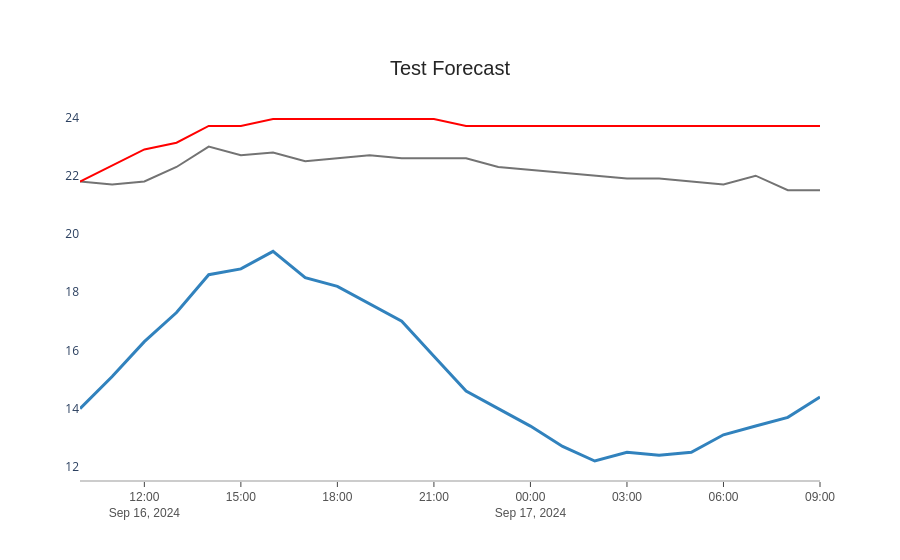

Notebook cell for this chart:
### Code cell
## VISUALIZE THE PREDICTIONS
# Data to numpy array
x_data = test2["ts"].values
y_data2 = test2['Temperature_indoor'].values
y_data = test2["Temperature_API"].values
y_data3 = test2['Indoor_predict'].values

# Define the figure with the data
fig = go.Figure()

fig.add_trace(go.Scatter(x=x_data, y=y_data, mode='lines',
    name='Forecast Temperature',
    line=dict(color= 'rgb(49,130,189)', width=3),
    connectgaps=True))

fig.add_trace(go.Scatter(x=x_data, y=y_data2, mode='lines',
        name='Indoor Temperature (real)',
        line=dict(color= 'rgb(115,115,115)', width=2),
        connectgaps=True))

fig.add_trace(go.Scatter(x=x_data, y=y_data3, mode='lines',
        name='Indoor Temperature (prediction)',
        line=dict(color= 'rgb(255, 0, 0)', width=2),
        connectgaps=True))

# Define general layout
fig.update_layout(
    xaxis=dict(showline=True, showgrid=False, showticklabels=True, linecolor='rgb(204, 204, 204)', linewidth=2, ticks='outside', tickfont=dict(family='Arial', size=12, color='rgb(82, 82, 82)')),
    yaxis=dict(showgrid=False, zeroline=False, showline=False, showticklabels=True),
    autosize=True,
    showlegend=False,
    plot_bgcolor='white')

# Add and define title and other annotations
annotations = []
# Title
annotations.append(dict(xref='paper', yref='paper', x=0.5, y=1.05,xanchor='center', yanchor='bottom', text='Test Forecast', font=dict(family='Arial',size=20, color='rgb(37,37,37)'), showarrow=False))
# Source
fig.update_layout(annotations=annotations)

### Figure 1 — Plotly figure (JSON) as saved in the notebook; plotly's stock layout.template omitted (floating-point values rounded to 4 significant figures)
{"data": [{"connectgaps": true, "line": {"color": "rgb(49,130,189)", "width": 3}, "mode": "lines", "name": "Forecast Temperature", "type": "scatter", "x": ["2024-09-16 10:00:00", "2024-09-16 11:00:00", "2024-09-16 12:00:00", "2024-09-16 13:00:00", "2024-09-16 14:00:00", "2024-09-16 15:00:00", "2024-09-16 16:00:00", "2024-09-16 17:00:00", "2024-09-16 18:00:00", "2024-09-16 19:00:00", "2024-09-16 20:00:00", "2024-09-16 21:00:00", "2024-09-16 22:00:00", "2024-09-16 23:00:00", "2024-09-17 00:00:00", "2024-09-17 01:00:00", "2024-09-17 02:00:00", "2024-09-17 03:00:00", "2024-09-17 04:00:00", "2024-09-17 05:00:00", "2024-09-17 06:00:00", "2024-09-17 07:00:00", "2024-09-17 08:00:00", "2024-09-17 09:00:00"], "y": [14, 15.1, 16.3, 17.3, 18.6, 18.8, 19.4, 18.5, 18.2, 17.6, 17, 15.8, 14.6, 14, 13.4, 12.7, 12.2, 12.5, 12.4, 12.5, 13.1, 13.4, 13.7, 14.4]}, {"connectgaps": true, "line": {"color": "rgb(115,115,115)", "width": 2}, "mode": "lines", "name": "Indoor Temperature (real)", "type": "scatter", "x": ["2024-09-16 10:00:00", "2024-09-16 11:00:00", "2024-09-16 12:00:00", "2024-09-16 13:00:00", "2024-09-16 14:00:00", "2024-09-16 15:00:00", "2024-09-16 16:00:00", "2024-09-16 17:00:00", "2024-09-16 18:00:00", "2024-09-16 19:00:00", "2024-09-16 20:00:00", "2024-09-16 21:00:00", "2024-09-16 22:00:00", "2024-09-16 23:00:00", "2024-09-17 00:00:00", "2024-09-17 01:00:00", "2024-09-17 02:00:00", "2024-09-17 03:00:00", "2024-09-17 04:00:00", "2024-09-17 05:00:00", "2024-09-17 06:00:00", "2024-09-17 07:00:00", "2024-09-17 08:00:00", "2024-09-17 09:00:00"], "y": [21.8, 21.7, 21.8, 22.3, 23, 22.7, 22.8, 22.5, 22.6, 22.7, 22.6, 22.6, 22.6, 22.3, 22.2, 22.1, 22, 21.9, 21.9, 21.8, 21.7, 22, 21.5, 21.5]}, {"connectgaps": true, "line": {"color": "rgb(255, 0, 0)", "width": 2}, "mode": "lines", "name": "Indoor Temperature (prediction)", "type": "scatter", "x": ["2024-09-16 10:00:00", "2024-09-16 11:00:00", "2024-09-16 12:00:00", "2024-09-16 13:00:00", "2024-09-16 14:00:00", "2024-09-16 15:00:00", "2024-09-16 16:00:00", "2024-09-16 17:00:00", "2024-09-16 18:00:00", "2024-09-16 19:00:00", "2024-09-16 20:00:00", "2024-09-16 21:00:00", "2024-09-16 22:00:00", "2024-09-16 23:00:00", "2024-09-17 00:00:00", "2024-09-17 01:00:00", "2024-09-17 02:00:00", "2024-09-17 03:00:00", "2024-09-17 04:00:00", "2024-09-17 05:00:00", "2024-09-17 06:00:00", "2024-09-17 07:00:00", "2024-09-17 08:00:00", "2024-09-17 09:00:00"], "y": [21.8, 22.35, 22.9, 23.13, 23.71, 23.71, 23.95, 23.95, 23.95, 23.95, 23.95, 23.95, 23.71, 23.71, 23.71, 23.71, 23.71, 23.71, 23.71, 23.71, 23.71, 23.71, 23.71, 23.71]}], "layout": {"annotations": [{"font": {"color": "rgb(37,37,37)", "family": "Arial", "size": 20}, "showarrow": false, "text": "Test Forecast", "x": 0.5, "xanchor": "center", "xref": "paper", "y": 1.05, "yanchor": "bottom", "yref": "paper"}], "autosize": true, "plot_bgcolor": "white", "showlegend": false, "xaxis": {"autorange": true, "linecolor": "rgb(204, 204, 204)", "linewidth": 2, "range": ["2024-09-16 10:00", "2024-09-17 09:00"], "showgrid": false, "showline": true, "showticklabels": true, "tickfont": {"color": "rgb(82, 82, 82)", "family": "Arial", "size": 12}, "ticks": "outside", "type": "date"}, "yaxis": {"autorange": true, "range": [11.55, 24.6], "showgrid": false, "showline": false, "showticklabels": true, "type": "linear", "zeroline": false}}}
